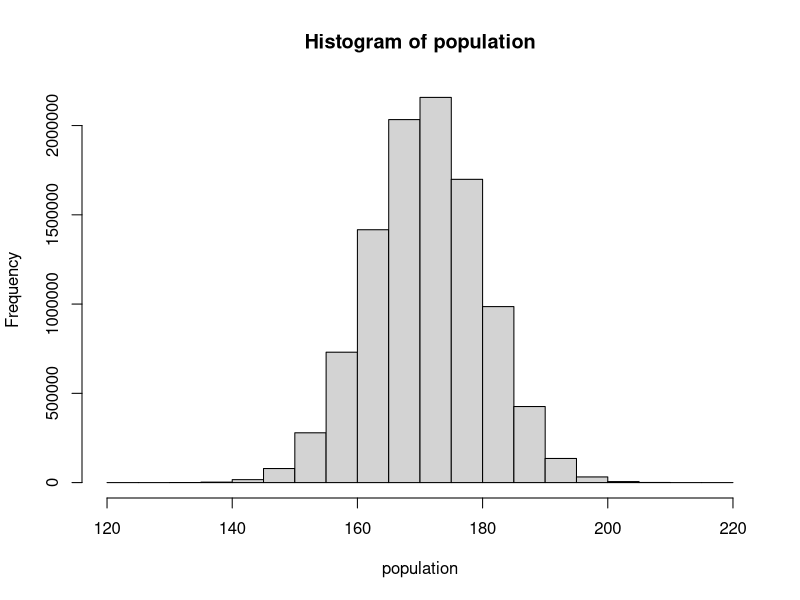

Here is the R script that generated this plot: (Note: this script raises an error after producing the figure.)
#Ex 1
#1)
population <-rnorm(n=10000000, mean = 171, sd = 9)
#2)
mean(population)
sd(population)

#3)
hist(population)

#4)
sum(population>=190)

(1-pnorm(190,mean = 171, sd=9))*10000000

#5)
sum(population<= 144)

pnorm(144,171,9)*10000000

#Ex2
#1)
tirage<-sample(population,size=100)
tirage

mean(tirage)
sd(tirage)

#2)
qnorm(0,975)
mean(tirage)-qnorm(0.975)*sd(tirage)/sqrt(100)
mean(tirage)+qnorm(0.975)*sd(tirage)/sqrt(100)

#3)
df <-replicate(1000,sample(population,size=100))
data$mean <- apply(df,2,mean)
data$sd <- apply(df,2,sd)
#4)
hist(apply(df,2,mean))

#5)
mean(data$mean)
sd(data$mean)

#6)
sum(data$mean > 172.8)
(1-pnorm(172.8,mean(data$mean),sd(data$mean)))*1000

#Ex3
moyenne_echantillon<-function(V,n)
{
moyenne_echantillon<- mean(sample(V,n))
}

moyennes_20 <- replicate(1000,moyenne_echantillon(population,20))
moyennes_30 <- replicate(1000,moyenne_echantillon(population,30))
moyennes_50 <- replicate(1000,moyenne_echantillon(population,50))
moyennes_100 <- replicate(1000,moyenne_echantillon(population,100))
moyennes_500 <- replicate(1000,moyenne_echantillon(population,500))

hist(moyennes_20,xlim=c(161,181))
hist(moyennes_30,xlim=c(161,181))
hist(moyennes_50,xlim=c(161,181))
hist(moyennes_100,xlim=c(161,181))
hist(moyennes_500,xlim=c(161,181))


